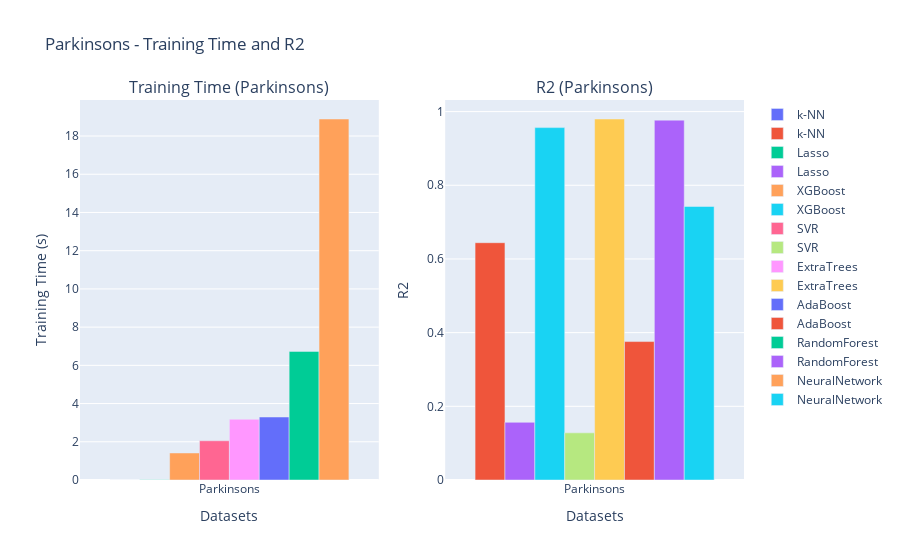
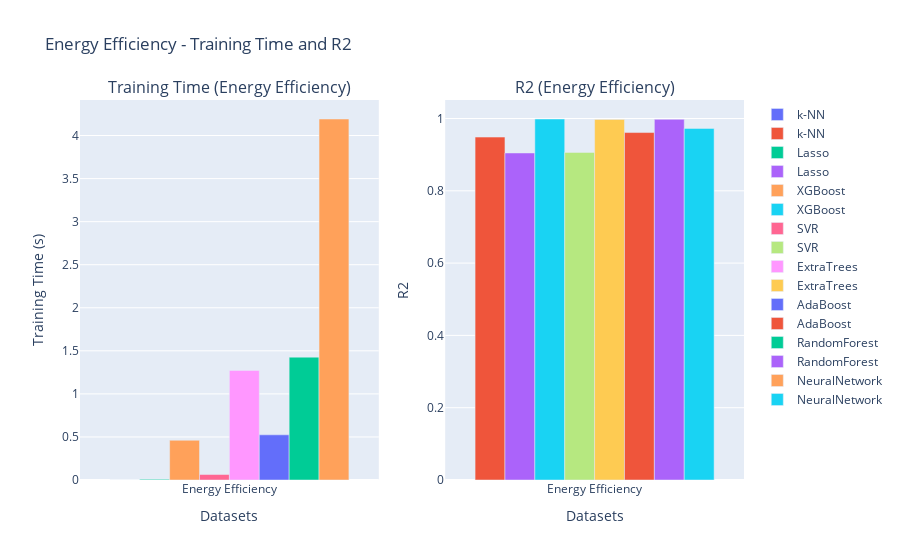
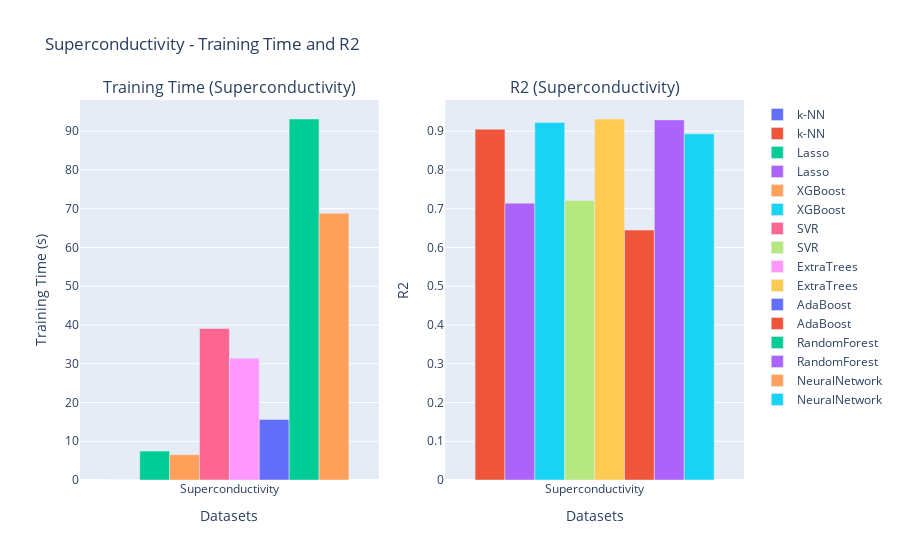
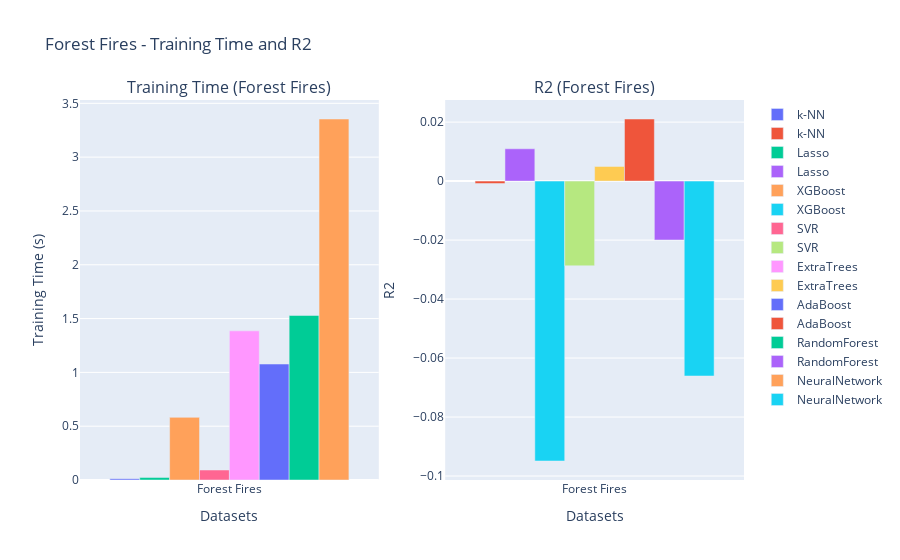

The code cell stored with these charts, in order, in its notebook:
### Code cell
import plotly.graph_objs as go
from plotly.subplots import make_subplots

def plot_training_time_and_mape(datasets, dataset_name):
    dataset_names = list(datasets.keys())
    model_names = list(datasets[dataset_names[0]].keys())

    training_times = []
    mape_values = []

    for name in dataset_names:
        if name == dataset_name:
            training_times.append([datasets[name][model_name]['elapsed_time'] for model_name in model_names])
            mape_values.append([datasets[name][model_name]['test_r2'] for model_name in model_names])

    fig = make_subplots(rows=1, cols=2, subplot_titles=(f"Training Time ({dataset_name})", f"R2 ({dataset_name})"))

    for i, model_name in enumerate(model_names):
        fig.add_trace(go.Bar(x=[dataset_name], y=[training_times[0][i]], name=model_name), row=1, col=1)
        fig.add_trace(go.Bar(x=[dataset_name], y=[mape_values[0][i]], name=model_name), row=1, col=2)

    fig.update_xaxes(title_text="Datasets", row=1, col=1)
    fig.update_xaxes(title_text="Datasets", row=1, col=2)
    fig.update_yaxes(title_text="Training Time (s)", row=1, col=1)
    fig.update_yaxes(title_text="R2", row=1, col=2)

    fig.update_layout(title=f"{dataset_name} - Training Time and R2", showlegend=True, barmode='group')
    fig.show()

def plot_all_models(datasets, dataset_name, task='regression'):
    plot_training_time_and_mape(datasets, dataset_name)

    if task == 'regression':
        plot_mse(datasets, dataset_name)
    elif task == 'classification':
        plot_accuracy(datasets, dataset_name)

for dataset_name in dataset_names_reg:
    plot_all_models(all_results, dataset_name, task='regression')

### Figure 1 — Plotly figure (JSON) as saved in the notebook; plotly's stock layout.template omitted (floating-point values rounded to 4 significant figures)
{"data": [{"name": "k-NN", "type": "bar", "x": ["Parkinsons"], "xaxis": "x", "y": [0.0008557], "yaxis": "y"}, {"name": "k-NN", "type": "bar", "x": ["Parkinsons"], "xaxis": "x2", "y": [0.6441], "yaxis": "y2"}, {"name": "Lasso", "type": "bar", "x": ["Parkinsons"], "xaxis": "x", "y": [0.01225], "yaxis": "y"}, {"name": "Lasso", "type": "bar", "x": ["Parkinsons"], "xaxis": "x2", "y": [0.1566], "yaxis": "y2"}, {"name": "XGBoost", "type": "bar", "x": ["Parkinsons"], "xaxis": "x", "y": [1.414], "yaxis": "y"}, {"name": "XGBoost", "type": "bar", "x": ["Parkinsons"], "xaxis": "x2", "y": [0.9565], "yaxis": "y2"}, {"name": "SVR", "type": "bar", "x": ["Parkinsons"], "xaxis": "x", "y": [2.053], "yaxis": "y"}, {"name": "SVR", "type": "bar", "x": ["Parkinsons"], "xaxis": "x2", "y": [0.128], "yaxis": "y2"}, {"name": "ExtraTrees", "type": "bar", "x": ["Parkinsons"], "xaxis": "x", "y": [3.177], "yaxis": "y"}, {"name": "ExtraTrees", "type": "bar", "x": ["Parkinsons"], "xaxis": "x2", "y": [0.9799], "yaxis": "y2"}, {"name": "AdaBoost", "type": "bar", "x": ["Parkinsons"], "xaxis": "x", "y": [3.296], "yaxis": "y"}, {"name": "AdaBoost", "type": "bar", "x": ["Parkinsons"], "xaxis": "x2", "y": [0.3758], "yaxis": "y2"}, {"name": "RandomForest", "type": "bar", "x": ["Parkinsons"], "xaxis": "x", "y": [6.73], "yaxis": "y"}, {"name": "RandomForest", "type": "bar", "x": ["Parkinsons"], "xaxis": "x2", "y": [0.9768], "yaxis": "y2"}, {"name": "NeuralNetwork", "type": "bar", "x": ["Parkinsons"], "xaxis": "x", "y": [18.89], "yaxis": "y"}, {"name": "NeuralNetwork", "type": "bar", "x": ["Parkinsons"], "xaxis": "x2", "y": [0.7424], "yaxis": "y2"}], "layout": {"annotations": [{"font": {"size": 16}, "showarrow": false, "text": "Training Time (Parkinsons)", "x": 0.225, "xanchor": "center", "xref": "paper", "y": 1, "yanchor": "bottom", "yref": "paper"}, {"font": {"size": 16}, "showarrow": false, "text": "R2 (Parkinsons)", "x": 0.775, "xanchor": "center", "xref": "paper", "y": 1, "yanchor": "bottom", "yref": "paper"}], "barmode": "group", "showlegend": true, "title": {"text": "Parkinsons - Training Time and R2"}, "xaxis": {"anchor": "y", "domain": [0, 0.45], "title": {"text": "Datasets"}}, "xaxis2": {"anchor": "y2", "domain": [0.55, 1], "title": {"text": "Datasets"}}, "yaxis": {"anchor": "x", "domain": [0, 1], "title": {"text": "Training Time (s)"}}, "yaxis2": {"anchor": "x2", "domain": [0, 1], "title": {"text": "R2"}}}}

### Figure 2 — Plotly figure (JSON) as saved in the notebook; plotly's stock layout.template omitted (floating-point values rounded to 4 significant figures)
{"data": [{"name": "k-NN", "type": "bar", "x": ["Energy Efficiency"], "xaxis": "x", "y": [0.001066], "yaxis": "y"}, {"name": "k-NN", "type": "bar", "x": ["Energy Efficiency"], "xaxis": "x2", "y": [0.9486], "yaxis": "y2"}, {"name": "Lasso", "type": "bar", "x": ["Energy Efficiency"], "xaxis": "x", "y": [0.007606], "yaxis": "y"}, {"name": "Lasso", "type": "bar", "x": ["Energy Efficiency"], "xaxis": "x2", "y": [0.9046], "yaxis": "y2"}, {"name": "XGBoost", "type": "bar", "x": ["Energy Efficiency"], "xaxis": "x", "y": [0.4615], "yaxis": "y"}, {"name": "XGBoost", "type": "bar", "x": ["Energy Efficiency"], "xaxis": "x2", "y": [0.9986], "yaxis": "y2"}, {"name": "SVR", "type": "bar", "x": ["Energy Efficiency"], "xaxis": "x", "y": [0.06346], "yaxis": "y"}, {"name": "SVR", "type": "bar", "x": ["Energy Efficiency"], "xaxis": "x2", "y": [0.9062], "yaxis": "y2"}, {"name": "ExtraTrees", "type": "bar", "x": ["Energy Efficiency"], "xaxis": "x", "y": [1.273], "yaxis": "y"}, {"name": "ExtraTrees", "type": "bar", "x": ["Energy Efficiency"], "xaxis": "x2", "y": [0.9975], "yaxis": "y2"}, {"name": "AdaBoost", "type": "bar", "x": ["Energy Efficiency"], "xaxis": "x", "y": [0.5246], "yaxis": "y"}, {"name": "AdaBoost", "type": "bar", "x": ["Energy Efficiency"], "xaxis": "x2", "y": [0.9611], "yaxis": "y2"}, {"name": "RandomForest", "type": "bar", "x": ["Energy Efficiency"], "xaxis": "x", "y": [1.426], "yaxis": "y"}, {"name": "RandomForest", "type": "bar", "x": ["Energy Efficiency"], "xaxis": "x2", "y": [0.9977], "yaxis": "y2"}, {"name": "NeuralNetwork", "type": "bar", "x": ["Energy Efficiency"], "xaxis": "x", "y": [4.192], "yaxis": "y"}, {"name": "NeuralNetwork", "type": "bar", "x": ["Energy Efficiency"], "xaxis": "x2", "y": [0.9726], "yaxis": "y2"}], "layout": {"annotations": [{"font": {"size": 16}, "showarrow": false, "text": "Training Time (Energy Efficiency)", "x": 0.225, "xanchor": "center", "xref": "paper", "y": 1, "yanchor": "bottom", "yref": "paper"}, {"font": {"size": 16}, "showarrow": false, "text": "R2 (Energy Efficiency)", "x": 0.775, "xanchor": "center", "xref": "paper", "y": 1, "yanchor": "bottom", "yref": "paper"}], "barmode": "group", "showlegend": true, "title": {"text": "Energy Efficiency - Training Time and R2"}, "xaxis": {"anchor": "y", "domain": [0, 0.45], "title": {"text": "Datasets"}}, "xaxis2": {"anchor": "y2", "domain": [0.55, 1], "title": {"text": "Datasets"}}, "yaxis": {"anchor": "x", "domain": [0, 1], "title": {"text": "Training Time (s)"}}, "yaxis2": {"anchor": "x2", "domain": [0, 1], "title": {"text": "R2"}}}}

### Figure 3 — Plotly figure (JSON) as saved in the notebook; plotly's stock layout.template omitted (floating-point values rounded to 4 significant figures)
{"data": [{"name": "k-NN", "type": "bar", "x": ["Superconductivity"], "xaxis": "x", "y": [0.005028], "yaxis": "y"}, {"name": "k-NN", "type": "bar", "x": ["Superconductivity"], "xaxis": "x2", "y": [0.9054], "yaxis": "y2"}, {"name": "Lasso", "type": "bar", "x": ["Superconductivity"], "xaxis": "x", "y": [7.455], "yaxis": "y"}, {"name": "Lasso", "type": "bar", "x": ["Superconductivity"], "xaxis": "x2", "y": [0.7143], "yaxis": "y2"}, {"name": "XGBoost", "type": "bar", "x": ["Superconductivity"], "xaxis": "x", "y": [6.544], "yaxis": "y"}, {"name": "XGBoost", "type": "bar", "x": ["Superconductivity"], "xaxis": "x2", "y": [0.9225], "yaxis": "y2"}, {"name": "SVR", "type": "bar", "x": ["Superconductivity"], "xaxis": "x", "y": [39.1], "yaxis": "y"}, {"name": "SVR", "type": "bar", "x": ["Superconductivity"], "xaxis": "x2", "y": [0.7209], "yaxis": "y2"}, {"name": "ExtraTrees", "type": "bar", "x": ["Superconductivity"], "xaxis": "x", "y": [31.41], "yaxis": "y"}, {"name": "ExtraTrees", "type": "bar", "x": ["Superconductivity"], "xaxis": "x2", "y": [0.9316], "yaxis": "y2"}, {"name": "AdaBoost", "type": "bar", "x": ["Superconductivity"], "xaxis": "x", "y": [15.63], "yaxis": "y"}, {"name": "AdaBoost", "type": "bar", "x": ["Superconductivity"], "xaxis": "x2", "y": [0.645], "yaxis": "y2"}, {"name": "RandomForest", "type": "bar", "x": ["Superconductivity"], "xaxis": "x", "y": [93.15], "yaxis": "y"}, {"name": "RandomForest", "type": "bar", "x": ["Superconductivity"], "xaxis": "x2", "y": [0.9292], "yaxis": "y2"}, {"name": "NeuralNetwork", "type": "bar", "x": ["Superconductivity"], "xaxis": "x", "y": [68.8], "yaxis": "y"}, {"name": "NeuralNetwork", "type": "bar", "x": ["Superconductivity"], "xaxis": "x2", "y": [0.8933], "yaxis": "y2"}], "layout": {"annotations": [{"font": {"size": 16}, "showarrow": false, "text": "Training Time (Superconductivity)", "x": 0.225, "xanchor": "center", "xref": "paper", "y": 1, "yanchor": "bottom", "yref": "paper"}, {"font": {"size": 16}, "showarrow": false, "text": "R2 (Superconductivity)", "x": 0.775, "xanchor": "center", "xref": "paper", "y": 1, "yanchor": "bottom", "yref": "paper"}], "barmode": "group", "showlegend": true, "title": {"text": "Superconductivity - Training Time and R2"}, "xaxis": {"anchor": "y", "domain": [0, 0.45], "title": {"text": "Datasets"}}, "xaxis2": {"anchor": "y2", "domain": [0.55, 1], "title": {"text": "Datasets"}}, "yaxis": {"anchor": "x", "domain": [0, 1], "title": {"text": "Training Time (s)"}}, "yaxis2": {"anchor": "x2", "domain": [0, 1], "title": {"text": "R2"}}}}

### Figure 4 — Plotly figure (JSON) as saved in the notebook; plotly's stock layout.template omitted (floating-point values rounded to 4 significant figures)
{"data": [{"name": "k-NN", "type": "bar", "x": ["Forest Fires"], "xaxis": "x", "y": [0.01204], "yaxis": "y"}, {"name": "k-NN", "type": "bar", "x": ["Forest Fires"], "xaxis": "x2", "y": [-0.0008294], "yaxis": "y2"}, {"name": "Lasso", "type": "bar", "x": ["Forest Fires"], "xaxis": "x", "y": [0.02263], "yaxis": "y"}, {"name": "Lasso", "type": "bar", "x": ["Forest Fires"], "xaxis": "x2", "y": [0.01095], "yaxis": "y2"}, {"name": "XGBoost", "type": "bar", "x": ["Forest Fires"], "xaxis": "x", "y": [0.582], "yaxis": "y"}, {"name": "XGBoost", "type": "bar", "x": ["Forest Fires"], "xaxis": "x2", "y": [-0.0949], "yaxis": "y2"}, {"name": "SVR", "type": "bar", "x": ["Forest Fires"], "xaxis": "x", "y": [0.09296], "yaxis": "y"}, {"name": "SVR", "type": "bar", "x": ["Forest Fires"], "xaxis": "x2", "y": [-0.02873], "yaxis": "y2"}, {"name": "ExtraTrees", "type": "bar", "x": ["Forest Fires"], "xaxis": "x", "y": [1.386], "yaxis": "y"}, {"name": "ExtraTrees", "type": "bar", "x": ["Forest Fires"], "xaxis": "x2", "y": [0.004975], "yaxis": "y2"}, {"name": "AdaBoost", "type": "bar", "x": ["Forest Fires"], "xaxis": "x", "y": [1.078], "yaxis": "y"}, {"name": "AdaBoost", "type": "bar", "x": ["Forest Fires"], "xaxis": "x2", "y": [0.02105], "yaxis": "y2"}, {"name": "RandomForest", "type": "bar", "x": ["Forest Fires"], "xaxis": "x", "y": [1.529], "yaxis": "y"}, {"name": "RandomForest", "type": "bar", "x": ["Forest Fires"], "xaxis": "x2", "y": [-0.01997], "yaxis": "y2"}, {"name": "NeuralNetwork", "type": "bar", "x": ["Forest Fires"], "xaxis": "x", "y": [3.354], "yaxis": "y"}, {"name": "NeuralNetwork", "type": "bar", "x": ["Forest Fires"], "xaxis": "x2", "y": [-0.06608], "yaxis": "y2"}], "layout": {"annotations": [{"font": {"size": 16}, "showarrow": false, "text": "Training Time (Forest Fires)", "x": 0.225, "xanchor": "center", "xref": "paper", "y": 1, "yanchor": "bottom", "yref": "paper"}, {"font": {"size": 16}, "showarrow": false, "text": "R2 (Forest Fires)", "x": 0.775, "xanchor": "center", "xref": "paper", "y": 1, "yanchor": "bottom", "yref": "paper"}], "barmode": "group", "showlegend": true, "title": {"text": "Forest Fires - Training Time and R2"}, "xaxis": {"anchor": "y", "domain": [0, 0.45], "title": {"text": "Datasets"}}, "xaxis2": {"anchor": "y2", "domain": [0.55, 1], "title": {"text": "Datasets"}}, "yaxis": {"anchor": "x", "domain": [0, 1], "title": {"text": "Training Time (s)"}}, "yaxis2": {"anchor": "x2", "domain": [0, 1], "title": {"text": "R2"}}}}
